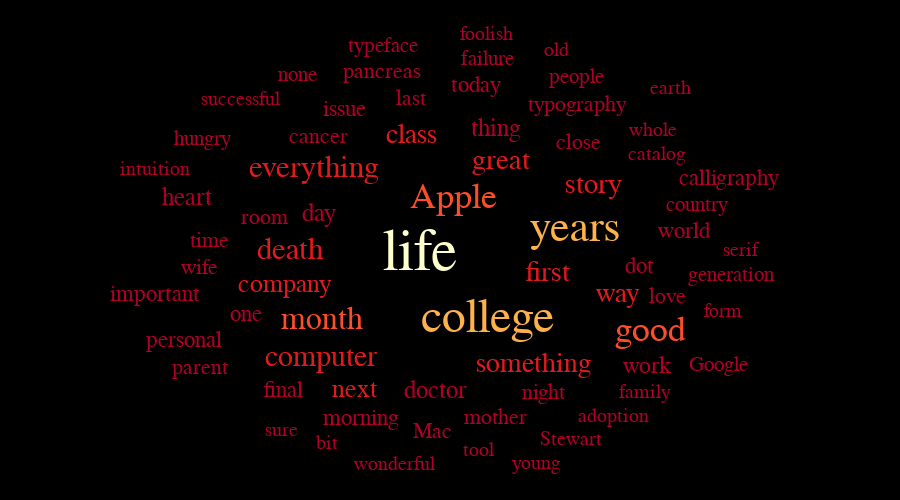

The cell this chart's notebook holds for it:
### Markdown cell above
Create and plot wordmesh

### Code cell
wm = Wordmesh(text)
wm.plot()

### Figure 1 — Plotly figure (JSON) as saved in the notebook; plotly's stock layout.template omitted (floating-point values rounded to 4 significant figures)
{"data": [{"hoverinfo": "skip", "hovertext": null, "legendgroup": "default_legend", "marker": {"color": "white", "opacity": 0, "size": [43.42, 35.08, 32.22, 26.61, 25.99, 23.39, 22.42, 22.38, 21.98, 21.49, 21.49, 21.17, 20.42, 20.34, 20.13, 19.02, 19.02, 18.58, 18.42, 18.3, 18.03, 17.57, 16.87, 16.85, 16.76, 16.73, 16.73, 16.69, 16.69, 16.68, 16.62, 16.48, 16.42, 16.4, 16.34, 16.32, 16.26, 16.14, 16.11, 16.1, 16.09, 16.04, 15.84, 15.84, 15.77, 15.54, 15.43, 15.29, 15.18, 15.15, 15.08, 15.0, 14.98, 14.94, 14.93, 14.85, 14.72, 14.72, 14.7, 14.67, 14.66, 14.62, 14.58, 14.58, 14.58, 14.55, 14.52, 14.5, 14.5, 14.47], "symbol": "square"}, "mode": "markers+text", "name": "default_legend", "showlegend": false, "text": ["life", "college", "years", "Apple", "good", "month", "death", "everything", "computer", "great", "story", "first", "something", "class", "way", "company", "next", "day", "doctor", "thing", "heart", "work", "one", "dot", "calligraphy", "issue", "today", "personal", "morning", "final", "important", "world", "time", "Mac", "cancer", "room", "last", "typography", "wife", "parent", "love", "close", "night", "mother", "pancreas", "hungry", "country", "failure", "people", "generation", "Google", "typeface", "none", "Stewart", "form", "successful", "tool", "family", "old", "foolish", "whole", "earth", "sure", "catalog", "wonderful", "bit", "adoption", "intuition", "serif", "young"], "textfont": {"color": ["rgb(255,255,204)", "rgb(254,178,76)", "rgb(254,178,76)", "rgb(252,78,42)", "rgb(252,78,42)", "rgb(252,78,42)", "rgb(227,26,28)", "rgb(227,26,28)", "rgb(227,26,28)", "rgb(227,26,28)", "rgb(227,26,28)", "rgb(227,26,28)", "rgb(227,26,28)", "rgb(227,26,28)", "rgb(227,26,28)", "rgb(227,26,28)", "rgb(227,26,28)", "rgb(177,0,38)", "rgb(177,0,38)", "rgb(177,0,38)", "rgb(177,0,38)", "rgb(177,0,38)", "rgb(177,0,38)", "rgb(177,0,38)", "rgb(177,0,38)", "rgb(177,0,38)", "rgb(177,0,38)", "rgb(177,0,38)", "rgb(177,0,38)", "rgb(177,0,38)", "rgb(177,0,38)", "rgb(177,0,38)", "rgb(177,0,38)", "rgb(177,0,38)", "rgb(177,0,38)", "rgb(177,0,38)", "rgb(177,0,38)", "rgb(177,0,38)", "rgb(177,0,38)", "rgb(177,0,38)", "rgb(177,0,38)", "rgb(177,0,38)", "rgb(177,0,38)", "rgb(177,0,38)", "rgb(177,0,38)", "rgb(177,0,38)", "rgb(177,0,38)", "rgb(177,0,38)", "rgb(177,0,38)", "rgb(177,0,38)", "rgb(177,0,38)", "rgb(177,0,38)", "rgb(177,0,38)", "rgb(177,0,38)", "rgb(177,0,38)", "rgb(177,0,38)", "rgb(177,0,38)", "rgb(177,0,38)", "rgb(177,0,38)", "rgb(177,0,38)", "rgb(177,0,38)", "rgb(177,0,38)", "rgb(177,0,38)", "rgb(177,0,38)", "rgb(177,0,38)", "rgb(177,0,38)", "rgb(177,0,38)", "rgb(177,0,38)", "rgb(177,0,38)", "rgb(177,0,38)"], "family": "Courier New, monospace", "size": [59.47, 48.05, 44.13, 36.45, 35.61, 32.04, 30.7, 30.65, 30.11, 29.43, 29.43, 29.0, 27.97, 27.87, 27.58, 26.06, 26.05, 25.45, 25.23, 25.06, 24.7, 24.06, 23.11, 23.08, 22.96, 22.92, 22.91, 22.87, 22.86, 22.85, 22.77, 22.58, 22.49, 22.46, 22.38, 22.36, 22.28, 22.1, 22.06, 22.06, 22.03, 21.96, 21.7, 21.69, 21.61, 21.29, 21.13, 20.94, 20.8, 20.76, 20.65, 20.55, 20.51, 20.46, 20.45, 20.34, 20.16, 20.16, 20.14, 20.09, 20.09, 20.03, 19.97, 19.97, 19.97, 19.94, 19.88, 19.86, 19.86, 19.82]}, "textposition": "centre", "type": "scatter", "x": [-21.77, 27.65, 91.57, 2.728, 146.3, -93.42, -116.9, -99.43, -94.5, 37.14, 104.4, 71.28, 60.92, -27.76, 122.4, -120.8, -69.58, -95.78, -10.86, 33.62, -192.0, 143.5, -148.8, 138.2, 203.5, -77.14, 18.78, -193.9, -64.8, -121.9, -215.3, 170.7, -175.7, -12.52, -95.71, -135.7, -28.26, 92.8, -183.1, -182.6, 159.1, 94.08, 68.57, 32.96, -49.85, -180.6, 180.3, 27.47, 92.05, 205.5, 196.1, -48.84, -111.1, 88.33, 199.0, -152.8, 20.95, 141.7, 77.75, 26.38, 148.5, 160.7, -122.7, 150.8, -40.86, -89.99, 119.3, -215.5, 212.5, 62.49], "y": [-4.102, -50.96, 14.69, 37.5, -59.96, -51.49, -0.9315, 58.64, -78.92, 64.46, 47.07, -17.27, -83.81, 83.4, -32.86, -26.11, -102.6, 25.58, -103.4, 88.02, 37.03, -85.68, -47.41, -12.56, 51.47, 102.1, 119.5, -66.58, -123.7, -103.2, -33.05, 13.24, 6.297, -133.1, 82.03, 23.32, 109.8, 105.1, -13.27, -86.73, -35.02, 77.42, -105.1, -122.8, 129.7, 80.3, 32.33, 138.8, 125.7, -18.67, -84.34, 148.5, 127.4, -138.8, -44.91, 109.6, -147.0, -104.6, 145.3, 157.0, 86.9, 117.8, -132.3, 69.23, -157.0, -141.7, -121.7, 58.37, -1.055, -156.1]}], "layout": {"height": 500, "hovermode": "closest", "margin": {"b": 0, "l": 0, "pad": 0, "r": 0, "t": 0}, "paper_bgcolor": "white", "plot_bgcolor": "black", "sliders": [{"steps": [{"args": [["default label"]], "label": "default label", "method": "animate"}]}], "title": null, "titlefont": {"color": "white", "size": 25}, "width": 900, "xaxis": {"autorange": false, "autotick": false, "dtick": 10, "range": [-328.5, 328.5], "visible": false}, "yaxis": {"autorange": false, "autotick": false, "dtick": 10, "range": [-182.5, 182.5], "visible": false}}}
